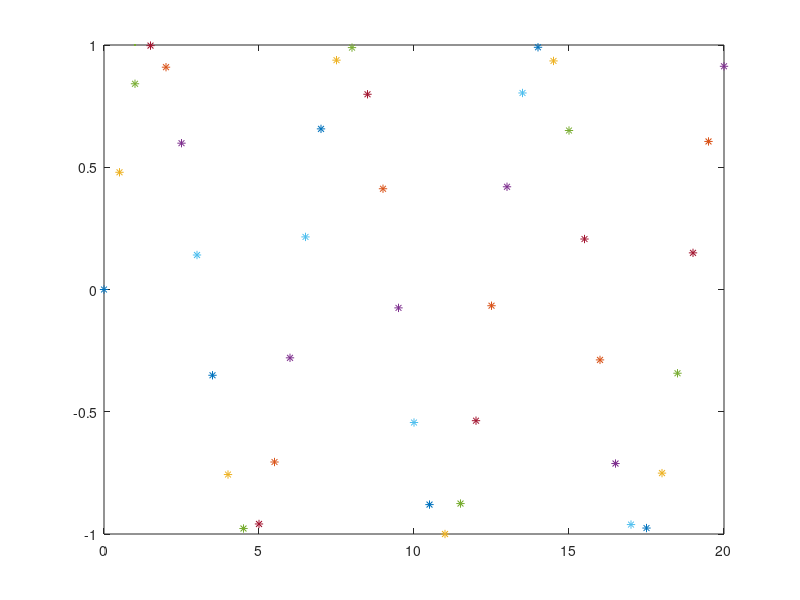

Reproduce this figure in MATLAB.
clc
clear all
close all

figure (1)

val_x = [];
val_y = [];
contador = 1

for x = 0:0.5:20
    y = sin(x);
    val_x(contador) = x;
    val_y(contador)=y;
    plot(x,y, "*-", LineWidth=1)
    hold on
    drawnow
    pause(0.2)
    contador= contador +1;

end